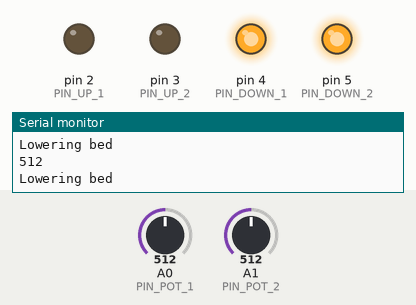
A sketch run on a simulated Arduino Uno, built with avr-gcc and run on an emulated ATmega328P. Parts: output pins drawn as LEDs (lit = HIGH), the last lines printed to the serial monitor. Inputs (shaded band) come from the test bench; at power-on: A1 (PIN_POT_2) = 512, A0 (PIN_POT_1) = 512.

Above: at 1.2 s.
1.3 s: A1 (PIN_POT_2) set to 93
4.3 s: A1 (PIN_POT_2) set to 77
At 5.6 s:
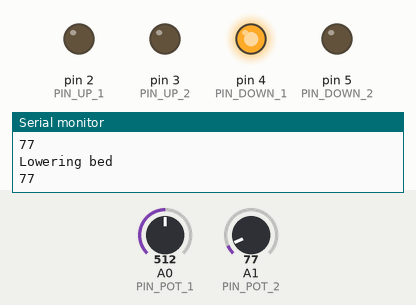
5.9 s: A0 (PIN_POT_1) set to 93
8.9 s: A0 (PIN_POT_1) set to 76
At 9.5 s:
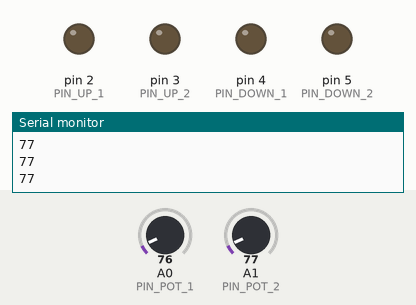
10.4 s: A1 (PIN_POT_2) set to 122
At 11.6 s:
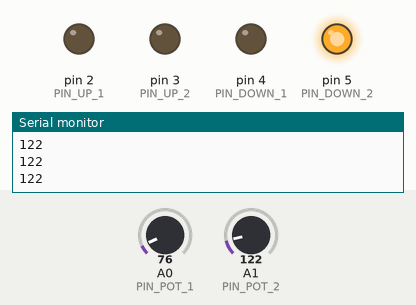
Timing chart, 0 to 13.4 s (numbered marks = the images above; inputs shaded):
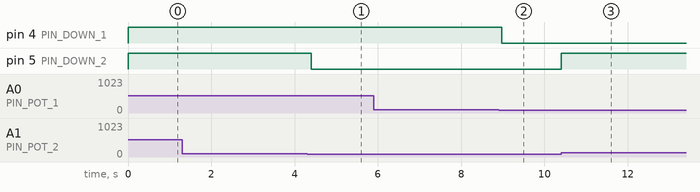

The sketch:

bed-angler.ino
```cpp
int PIN_POT_1 = A0;
int PIN_POT_2 = A1;
int PIN_UP_1 = 2;
int PIN_DOWN_1 = 4;
int PIN_UP_2 = 3;
int PIN_DOWN_2 = 5;

float angle1 = 0;
float angle2 = 0;

float pot1angle = 0;
float pot2angle = 0;

int POT_MAX_DEGREE = 60;
int DEGREE_HYSTERESIS = 5;
unsigned long TIME_DELTA_MS = 500UL;
float ADC_MAX_VALUE = 1024.0;

int POT_1_ANGLE_START = 0;
int POT_2_ANGLE_START = 0;

unsigned long last_update = millis();

const int numReadings = 10;

int readings1[numReadings];      // the readings from the analog input
int readIndex1 = 0;              // the index of the current reading
int total1 = 0;                  // the running total
int readings2[numReadings];      // the readings from the analog input
int readIndex2 = 0;              // the index of the current reading
int total2 = 0;                  // the running total

void setup() {
  // put your setup code here, to run once:
  Serial.begin(9600);
  analogReference(INTERNAL);
  pinMode(PIN_UP_1, OUTPUT);
  pinMode(PIN_DOWN_1, OUTPUT);
  pinMode(PIN_UP_2, OUTPUT);
  pinMode(PIN_DOWN_2, OUTPUT);
  pinMode(PIN_POT_1, INPUT);
  pinMode(PIN_POT_2, INPUT);
}

void loop() {
  // put your main code here, to run repeatedly:
  update();
  Serial.println(analogRead(PIN_POT_2));
}

void update() {
  updateSerial();
  updateAngles();
  updateMotors();
  //Serial.println(getAngleOfPotmeter(PIN_POT_1));
}

void updateSerial() {
  if (Serial.available()) {
    char input = Serial.read();
    if (input) {
      switch (input) {
        // who am i
        case 'W':
          Serial.println("Bed-angler");
          break;
        // set angle1
        case 'A': {
          while (!Serial.available());
          uint8_t newAngle1 = Serial.read();
          angle1 = newAngle1;
          Serial.println("got new angle for motor A");
          break;
        }
        // set angle2
        case 'B': {
          while (!Serial.available());
          uint8_t newAngle2 = Serial.read();
          angle2 = newAngle2;
          Serial.println("got new angle for motor B");
          break;
        }
      }
    }
  }
}

void updateMotors() {
  //if (last_update + TIME_DELTA_MS < millis()) return;
  if (pot1angle - POT_1_ANGLE_START < angle1 - DEGREE_HYSTERESIS) {
    digitalWrite(PIN_DOWN_1, LOW);
    digitalWrite(PIN_UP_1, HIGH);
  } else if (pot1angle - POT_1_ANGLE_START > angle1 + DEGREE_HYSTERESIS) {
    digitalWrite(PIN_UP_1, LOW);
    digitalWrite(PIN_DOWN_1, HIGH);
    Serial.println("Lowering bed");
  } else {
    digitalWrite(PIN_UP_1, LOW);
    digitalWrite(PIN_DOWN_1, LOW);
  }

  if (pot2angle - POT_2_ANGLE_START < angle2 - DEGREE_HYSTERESIS) {
    digitalWrite(PIN_DOWN_2, LOW);
    digitalWrite(PIN_UP_2, HIGH);
  } else if (pot2angle - POT_2_ANGLE_START > angle2 + DEGREE_HYSTERESIS) {
    digitalWrite(PIN_UP_2, LOW);
    digitalWrite(PIN_DOWN_2, HIGH);
  } else {
    digitalWrite(PIN_UP_2, LOW);
    digitalWrite(PIN_DOWN_2, LOW);
  }

  last_update = millis();

}

void updateAngles() {
  getCurrentAngle1();
  getCurrentAngle2();
}

void getCurrentAngle1() {
  total1 = total1 - readings1[readIndex1];
  // read from the sensor:
  readings1[readIndex1] = analogRead(PIN_POT_1);
  // add the reading to the total:
  total1 = total1 + readings1[readIndex1];
  // advance to the next position in the array:
  readIndex1 = readIndex1 + 1;

  // if we're at the end of the array...
  if (readIndex1 >= numReadings) {
    // ...wrap around to the beginning:
    readIndex1 = 0;
  }

  // calculate the average:
  pot1angle = float(float(total1 / numReadings) * (float(POT_MAX_DEGREE) / ADC_MAX_VALUE));
}

int getCurrentAngle2() {
  total2 = total2 - readings2[readIndex2];
  // read from the sensor:
  readings2[readIndex2] = analogRead(PIN_POT_2);
  // add the reading to the total:
  total2 = total2 + readings2[readIndex2];
  // advance to the next position in the array:
  readIndex2 = readIndex2 + 1;

  // if we're at the end of the array...
  if (readIndex2 >= numReadings) {
    // ...wrap around to the beginning:
    readIndex2 = 0;
  }

  // calculate the average:
  pot2angle = float(float(total2 / numReadings) * (float(POT_MAX_DEGREE) / ADC_MAX_VALUE));
}

int getAngleOfPotmeter(int pin) {
  int adcValue = analogRead(pin);
  int angle = int(float(adcValue) * (float(POT_MAX_DEGREE) / ADC_MAX_VALUE));
  return angle;
}
```

Measured:
- the behaviour switches between 86 and 85 on A1 (PIN_POT_2) (found by bisection; images 0 and 1)
- the behaviour switches between 86 and 85 on A0 (PIN_POT_1) (found by bisection; images 1 and 2)
- after the input at 4.3 s, pin 5 (PIN_DOWN_2): HIGH → LOW after 0.11 s
- after the input at 8.9 s, pin 4 (PIN_DOWN_1): HIGH → LOW after 0.08 s
- after the input at 10.4 s, pin 5 (PIN_DOWN_2): LOW → HIGH at once
